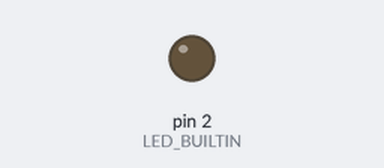
Bench run of a sketch on a simulated Arduino Uno, built with avr-gcc and run on an emulated ATmega328P. Parts: output pins drawn as LEDs (lit = HIGH).

Above: at 0.5 s.
At 7.8 s:
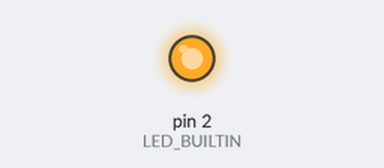
Timing chart, 0 to 29.5 s (numbered marks = the images above):
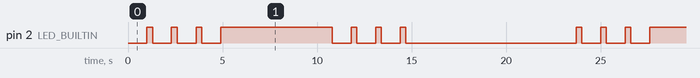

Measured:
- by itself, pin 2 (LED_BUILTIN): repeats every 22.7 s: 2 × (LOW 1.0 s, HIGH 0.30 s), LOW 1.0 s, HIGH 5.9 s, 3 × (LOW 1.0 s, HIGH 0.30 s), LOW 9.0 s, HIGH 0.30 s
- by itself, everything shown: repeats every 22.7 s, in 14 steps

The sketch:

sketch_jul7a.ino
```cpp
#define LED_BUILTIN 2

void setup() {
  // put your setup code here, to run once:
pinMode(LED_BUILTIN, OUTPUT);
}

void loop() {

  // S
  digitalWrite(LED_BUILTIN, LOW);
  delay(1000);
  digitalWrite(LED_BUILTIN, HIGH);
  delay(300);

  digitalWrite(LED_BUILTIN, LOW);
  delay(1000);
  digitalWrite(LED_BUILTIN, HIGH);
  delay(300);

  digitalWrite(LED_BUILTIN, LOW);
  delay(1000);
  digitalWrite(LED_BUILTIN, HIGH);
  delay(300);

// O
  digitalWrite(LED_BUILTIN, LOW);
  delay(1000);
  digitalWrite(LED_BUILTIN, HIGH);
  delay(1300);

  delay(1000);
  digitalWrite(LED_BUILTIN, HIGH);
  delay(1300);

  delay(1000);
  digitalWrite(LED_BUILTIN, HIGH);
  delay(1300);

   // S
  digitalWrite(LED_BUILTIN, LOW);
  delay(1000);
  digitalWrite(LED_BUILTIN, HIGH);
  delay(300);

  digitalWrite(LED_BUILTIN, LOW);
  delay(1000);
  digitalWrite(LED_BUILTIN, HIGH);
  delay(300);

  digitalWrite(LED_BUILTIN, LOW);
  delay(1000);
  digitalWrite(LED_BUILTIN, HIGH);
  delay(300);

  //DELAY LARGO
  digitalWrite(LED_BUILTIN, LOW);
  delay(8000); //pausa muy larga

}
```
